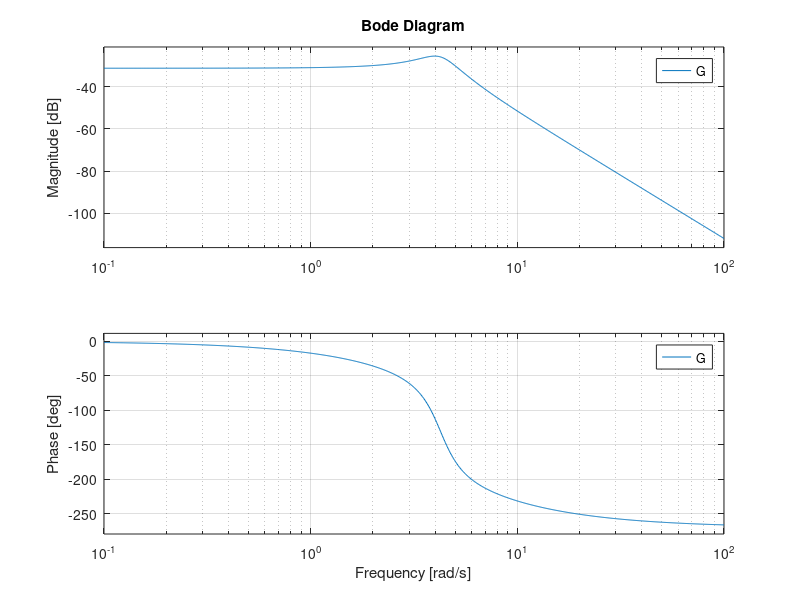

This chart was generated by the following MATLAB code:
clc, clear, close all

alpha = 18.02;
beta =  1.74;
gamma = 0.5;

Gmotor = tf(1, [1/5 1]);
G = tf(gamma, [1 beta alpha])    * Gmotor;

bode(G)
omega_n = sqrt(alpha);
ksi = beta/2/omega_n;

omega_r = omega_n * sqrt(1-ksi^2);
freq = omega_r/(2*pi);

freq_rad = [0.10, 0.60, 1.20, 1.70, 2.10, 2.50, 2.75, 3.00, 3.15, 3.30, 3.45, 3.60, 3.75, 3.85, 3.90, 3.95, 4.00, 4.05, 4.09, 4.12, 4.15, 4.20, 4.30, 4.45, 4.70, 5.00, 8.00, 10.0];

freq_hz  = 1/(2*pi) * freq_rad;

%curva estatica
yss = deg2rad(30);
uss = 34.2003*yss + 1.1513; 

A = 5; %amplitude de oscilação em U
dyss = rad2deg(A/34.2003); %amplitude de oscilação em graus

